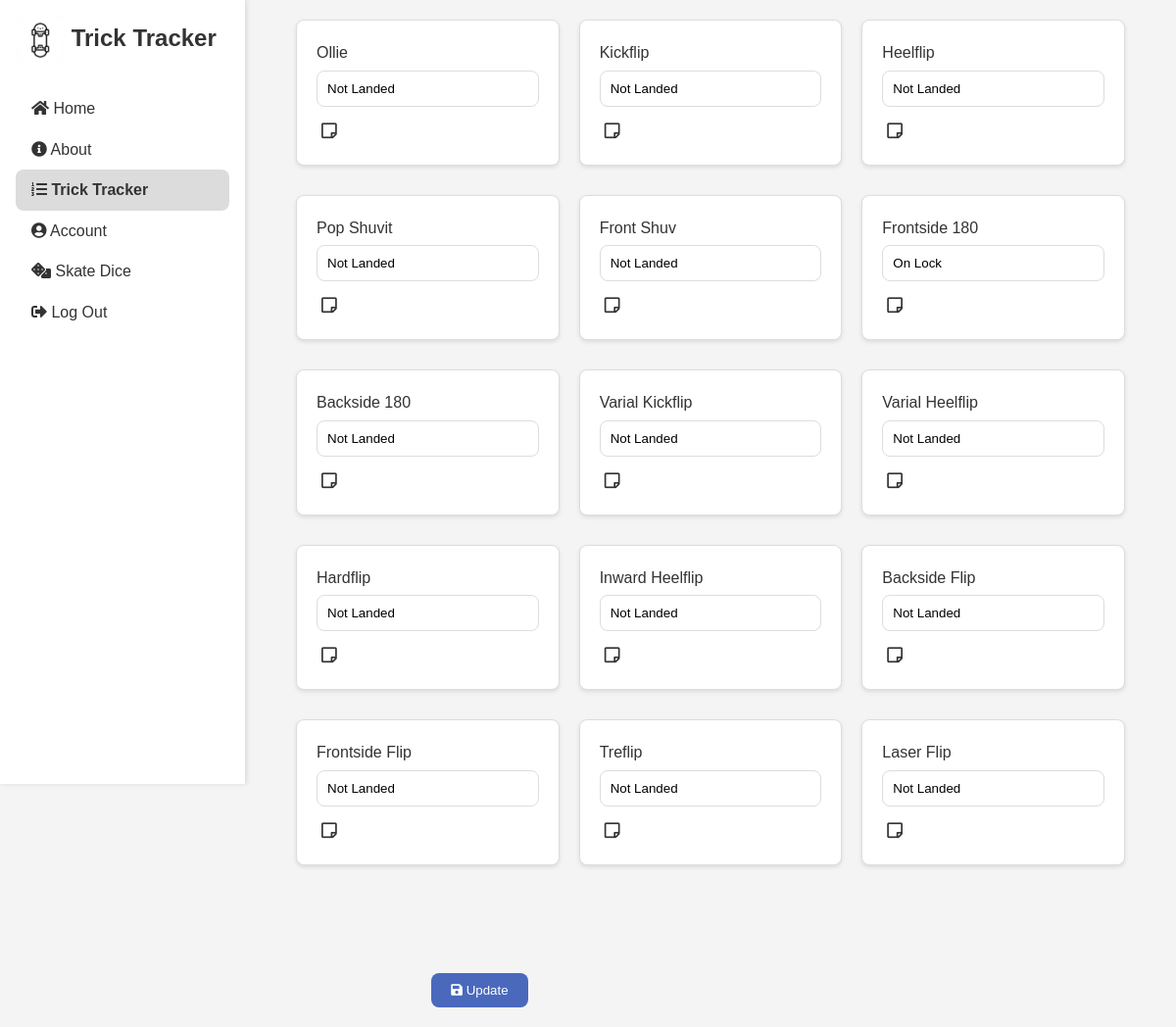
Screenshot of /trick_tracker/check/ (signed in) with the database file from the repository.
### trick_tracker/models.py (models this page shows, shortened)
class Trick(models.Model):
    name = models.CharField(max_length=255)

### trick_tracker/views.py (the view, shortened to what this page needs)
# urls.py: path('check/', views.CHECKBOXES, name='checkboxes'),
@login_required
def CHECKBOXES(request):
    user = request.user
    tricks = Trick.objects.all()
    user_progresses = UserProgress.objects.filter(user=user)
    return render(request, 'checkbox.html', {
        'tricks': tricks,
        'user_progresses': user_progresses
    })

### trick_tracker/templates/checkbox.html (shortened to what this page needs)
{% load static %}
<!DOCTYPE html>
<html lang="en">
<head>
    <link rel="stylesheet" type="text/css" href="{% static 'css/style.css' %}">
    <link rel="stylesheet" href="https://cdnjs.cloudflare.com/ajax/libs/font-awesome/5.15.3/css/all.min.css">
</head>
<body>
    <div class="page-container">
        <nav>
            <h1>
                <img src="{% static 'images/skato.webp' %}" alt="Trick Tracker Logo" style="height:50px; vertical-align: middle;">
                Trick Tracker
            </h1>
            <a href="{% url 'home' %}" class="nav-item"><i class="fas fa-home"></i> Home</a>
            <a href="{% url 'about' %}" class="nav-item"><i class="fas fa-info-circle"></i> About</a>
            <a href="{% url 'checkboxes' %}" class="nav-item active"><i class="fas fa-list-ol"></i> Trick Tracker</a>
            <a href="{% url 'update_profile' %}" class="nav-item"><i class="fas fa-user-circle"></i> Account</a>
            <a href="{% url 'skate_dice' %}" class="nav-item"><i class="fas fa-dice"></i> Skate Dice</a>
            {% if user.is_authenticated %}
                <a href="{% url 'logout' %}" class="nav-item"><i class="fas fa-sign-out-alt"></i> Log Out</a>
            {% else %}
                <a href="{% url 'sign_in' %}" class="nav-item"><i class="fas fa-sign-in-alt"></i> Sign In</a>
            {% endif %}
        </nav>
        <div class="main-content">
            <form method="post" action="{% url 'checkboxes' %}">
                {% for trick in tricks %}
                    <div class="form-check">
                        <label for="trick_{{ trick.id }}">{{ trick.name }}</label>
                        <select name="trick_{{ trick.id }}" id="trick_{{ trick.id }}">
                            <option value="Not_Landed"
                                {% for progress in user_progresses %}
                                    {% if progress.trick_id == trick.id and progress.selection == 'Not_Landed' %}
                                        selected
                                    {% endif %}
                                {% endfor %}
                            >Not Landed</option>
                            <option value="On_Lock"
                                {% for progress in user_progresses %}
                                    {% if progress.trick_id == trick.id and progress.selection == 'On_Lock' %}
                                        selected
                                    {% endif %}
                                {% endfor %}
                            >On Lock</option>
                        </select>
                        <button type="button" onclick="toggleNotes('notes-for-trick-{{ trick.id }}')" class="notes-button"><i class="far fa-sticky-note"></i></button>
                    </div>
                {% endfor %}
                <div class="form-submit">
                    <button type="submit"><i class="fas fa-save"></i> Update</button>
                </div>
            </form>
        </div>
    </div>
</body>
</html>

### trick_tracker/static/css/style.css (style rules this page uses)
* { box-sizing: border-box; margin: 0; padding: 0; font-family: Arial, sans-serif; }
body { background-color: #f4f4f4; color: #333; font-size: 16px; line-height: 1.6; }
.page-container { display: flex; min-height: 100vh; }
nav { display: flex; flex-direction: column; justify-content: flex-start; padding: 1em; background: #fff; width: 250px; height: 100vh; box-shadow: 2px 0 5px rgba(0,0,0,0.1); }
nav h1 { margin-bottom: 1em; text-align: left; }
nav a { text-decoration: none; color: #333; padding: 0.5em 1em; display: block; }
nav a.active { font-weight: bold; background-color: #dcdcdc; border-radius: 8px; }
.main-content { flex-grow: 1; padding: 20px; }
.form-check { background: #fff; border: 1px solid #ddd; padding: 20px; margin-bottom: 10px; border-radius: 8px; box-shadow: 0 2px 4px rgba(0, 0, 0, 0.1); }
form { display: grid; grid-template-columns: repeat(auto-fit, minmax(250px, 1fr)); gap: 20px; padding: 0 2em; }
label { display: block; margin-bottom: 5px; }
select { width: 100%; padding: 10px; margin-bottom: 10px; border: 1px solid #ddd; border-radius: 8px; background-color: #ffffff; appearance: none; cursor: pointer; }
.form-submit { padding-right:2em; text-align: right; }
.form-submit button { padding: 10px 20px; border: none; background: #4a69bd; color: white; cursor: pointer; transition: background-color 0.3s ease; border-radius: 8px; margin-top: 6em; }
.notes-button { background: none; border: none; padding: 5px; margin: 0; color: inherit; cursor: pointer; }
.notes-button i { font-size: 18px; }

### rows the page displays
Trick: name "Ollie", id "Not Landed"
Trick: name "Kickflip", id "Not Landed"
Trick: name "Heelflip", id "Not Landed"
Trick: name "Pop Shuvit", id "Not Landed"
Trick: name "Front Shuv", id "Not Landed"
Trick: name "Frontside 180", id "On Lock"
Trick: name "Backside 180", id "Not Landed"
Trick: name "Varial Kickflip", id "Not Landed"
Trick: name "Varial Heelflip", id "Not Landed"
Trick: name "Hardflip", id "Not Landed"
Trick: name "Inward Heelflip", id "Not Landed"
Trick: name "Backside Flip", id "Not Landed"
Trick: name "Frontside Flip", id "Not Landed"
Trick: name "Treflip", id "Not Landed"
Trick: name "Laser Flip", id "Not Landed"
